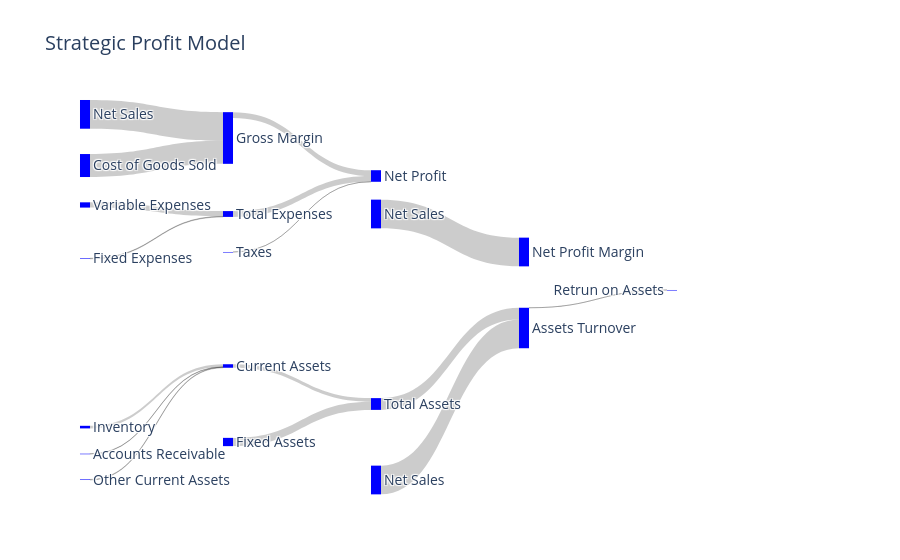

Here is the notebook cell this chart was saved with:
### Code cell


### Figure 1 — Plotly figure (JSON) as saved in the notebook; plotly's stock layout.template omitted (floating-point values rounded to 4 significant figures)
{"data": [{"arrangement": "fixed", "link": {"hovertemplate": "%{source.label} : %{value}", "source": [0, 1, 2, 3, 4, 5, 6, 7, 8, 9, 10, 11, 12, 13, 14, 15, 16, 17], "target": [7, 7, 8, 8, 10, 10, 10, 12, 12, 12, 15, 15, 16, 16, 17, 17, 18, 18], "value": [500000, 400000, 91353, 10000, 44858, 6677, 9650, 100000, 101353, 0.07, 61185, 143566, -1258.0, 500000, 500000, 204751, -0.002517, 2.442, -0.006145]}, "node": {"color": "blue", "hovertemplate": "%{label}", "label": ["Net Sales", "Cost of Goods Sold", "Variable Expenses", "Fixed Expenses", "Inventory", "Accounts Receivable", "Other Current Assets", "Gross Margin", "Total Expenses", "Taxes", "Current Assets", "Fixed Assets", "Net Profit", "Net Sales", "Net Sales", "Total Assets", "Net Profit Margin", "Assets Turnover", "Retrun on Assets"], "line": {"color": "blue", "width": 0.01}, "pad": 30, "thickness": 10, "x": [0, 0, 0, 0, 0, 0, 0, 0.2, 0.2, 0.2, 0.2, 0.2, 0.4, 0.4, 0.4, 0.4, 0.6, 0.6, 0.8], "y": [1.4, 1.2, 1, 0.8, 0.6, 0.4, 0.2, 0.1, 0.3, 0.4, 0.7, 0.9, 0.2, 0.3, 1, 0.8, 0.4, 0.6, 0.5]}, "type": "sankey"}], "layout": {"font": {"size": 14}, "title": {"text": "Strategic Profit Model"}}}
